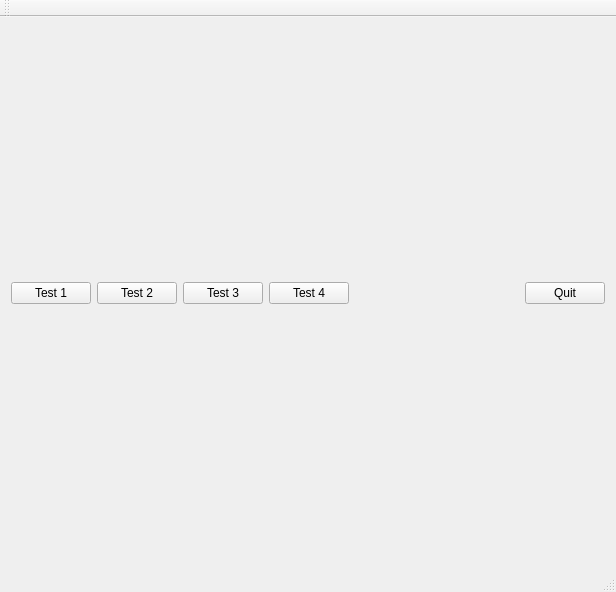
<?xml version="1.0" encoding="UTF-8"?>
<ui version="4.0">
 <class>MainWindow</class>
 <widget class="QMainWindow" name="MainWindow">
  <property name="geometry">
   <rect>
    <x>0</x>
    <y>0</y>
    <width>616</width>
    <height>592</height>
   </rect>
  </property>
  <property name="windowTitle">
   <string>MainWindow</string>
  </property>
  <widget class="QWidget" name="centralWidget">
   <layout class="QGridLayout" name="gridLayout">
    <item row="0" column="0">
     <layout class="QHBoxLayout" name="layout"/>
    </item>
    <item row="1" column="0">
     <layout class="QHBoxLayout" name="layoutControl">
      <item>
       <widget class="QPushButton" name="buttonTest1">
        <property name="text">
         <string>Test 1</string>
        </property>
       </widget>
      </item>
      <item>
       <widget class="QPushButton" name="buttonTest2">
        <property name="text">
         <string>Test 2</string>
        </property>
       </widget>
      </item>
      <item>
       <widget class="QPushButton" name="buttonTest3">
        <property name="text">
         <string>Test 3</string>
        </property>
       </widget>
      </item>
      <item>
       <widget class="QPushButton" name="buttonTest4">
        <property name="text">
         <string>Test 4</string>
        </property>
       </widget>
      </item>
      <item>
       <spacer name="horizontalSpacer">
        <property name="orientation">
         <enum>Qt::Horizontal</enum>
        </property>
        <property name="sizeHint" stdset="0">
         <size>
          <width>40</width>
          <height>20</height>
         </size>
        </property>
       </spacer>
      </item>
      <item>
       <widget class="QPushButton" name="buttonQuit">
        <property name="text">
         <string>Quit</string>
        </property>
       </widget>
      </item>
     </layout>
    </item>
   </layout>
  </widget>
  <widget class="QMenuBar" name="menuBar">
   <property name="geometry">
    <rect>
     <x>0</x>
     <y>0</y>
     <width>616</width>
     <height>26</height>
    </rect>
   </property>
  </widget>
  <widget class="QToolBar" name="mainToolBar">
   <attribute name="toolBarArea">
    <enum>TopToolBarArea</enum>
   </attribute>
   <attribute name="toolBarBreak">
    <bool>false</bool>
   </attribute>
  </widget>
  <widget class="QStatusBar" name="statusBar"/>
 </widget>
 <layoutdefault spacing="6" margin="11"/>
 <resources/>
 <connections/>
</ui>
